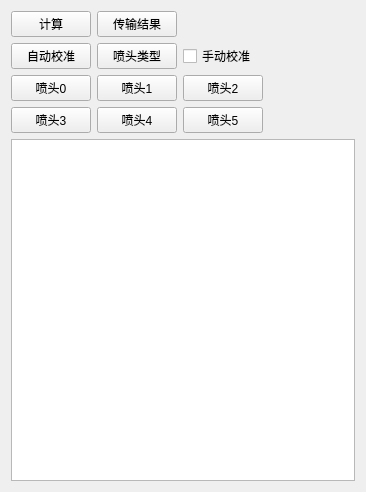
<?xml version="1.0" encoding="UTF-8"?>
<ui version="4.0">
 <class>NozzleCalib</class>
 <widget class="QWidget" name="NozzleCalib">
  <property name="geometry">
   <rect>
    <x>0</x>
    <y>0</y>
    <width>366</width>
    <height>492</height>
   </rect>
  </property>
  <property name="windowTitle">
   <string>Form</string>
  </property>
  <layout class="QGridLayout" name="gridLayout">
   <item row="3" column="2">
    <widget class="QPushButton" name="nozzleFive">
     <property name="text">
      <string>喷头5</string>
     </property>
    </widget>
   </item>
   <item row="2" column="2">
    <widget class="QPushButton" name="nozzleTwo">
     <property name="text">
      <string>喷头2</string>
     </property>
    </widget>
   </item>
   <item row="2" column="0">
    <widget class="QPushButton" name="nozzleZero">
     <property name="text">
      <string>喷头0</string>
     </property>
    </widget>
   </item>
   <item row="0" column="1">
    <widget class="QPushButton" name="transBtn">
     <property name="text">
      <string>传输结果</string>
     </property>
    </widget>
   </item>
   <item row="0" column="0">
    <widget class="QPushButton" name="calcuBtn">
     <property name="text">
      <string>计算</string>
     </property>
    </widget>
   </item>
   <item row="1" column="2">
    <widget class="QCheckBox" name="manualCBox">
     <property name="text">
      <string>手动校准</string>
     </property>
    </widget>
   </item>
   <item row="3" column="0">
    <widget class="QPushButton" name="nozzleThree">
     <property name="text">
      <string>喷头3</string>
     </property>
    </widget>
   </item>
   <item row="2" column="1">
    <widget class="QPushButton" name="nozzleOne">
     <property name="text">
      <string>喷头1</string>
     </property>
    </widget>
   </item>
   <item row="3" column="1">
    <widget class="QPushButton" name="nozzleFour">
     <property name="text">
      <string>喷头4</string>
     </property>
    </widget>
   </item>
   <item row="1" column="0">
    <widget class="QPushButton" name="autoCalibBtn">
     <property name="text">
      <string>自动校准</string>
     </property>
    </widget>
   </item>
   <item row="4" column="0" colspan="6">
    <widget class="QTextEdit" name="resEdit">
     <property name="readOnly">
      <bool>true</bool>
     </property>
    </widget>
   </item>
   <item row="1" column="1">
    <widget class="QPushButton" name="nozzleTypeBtn">
     <property name="text">
      <string>喷头类型</string>
     </property>
    </widget>
   </item>
   <item row="2" column="4">
    <spacer name="horizontalSpacer">
     <property name="orientation">
      <enum>Qt::Orientation::Horizontal</enum>
     </property>
     <property name="sizeHint" stdset="0">
      <size>
       <width>40</width>
       <height>20</height>
      </size>
     </property>
    </spacer>
   </item>
  </layout>
 </widget>
 <resources/>
 <connections/>
</ui>
